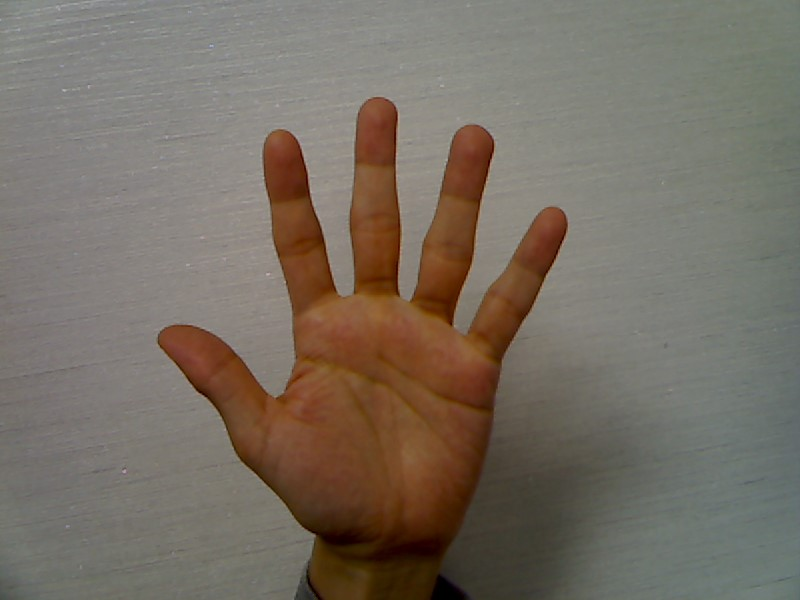
//> input picture part4/handgesture/hand01.jpg, 800 x 600 px
$ ./main   (built with g++ and OpenCV 4)
//> lines starting //> are read from the running program, lines starting //| are printed output that depends on the picture; after the words box and inside, x2 and y2 are one past the last pixel; in counts of white or black regions, pixels touching at a corner belong together
#pragma warning(disable: 4819)

#include "opencv2/opencv.hpp"
#include <iostream>

using namespace cv;
using namespace std;

double getAngle(Point p1, Point p2, Point p3);

int main(int argc, char* argv[])
{
	Mat src;

	if (argc < 2) {
		src = imread("hand01.jpg", IMREAD_COLOR);
//> src is the input picture: 600 rows x 800 cols, CV_8UC3; mean B, G, R 99.1, 110.2, 119.1
	} else {
		src = imread(argv[1], IMREAD_COLOR);
	}

	if (src.empty()) {
		cerr << "Image load failed!" << endl;
		return -1;
	}

	Mat src_hsv;
	cvtColor(src, src_hsv, COLOR_BGR2HSV);
//> src_hsv: 600 rows x 800 cols, CV_8UC3; mean H, S, V 29.5, 52.5, 120.6

	Mat skin;
	Scalar lowerb(0, 100, 0);
	Scalar upperb(30, 255, 255);
	inRange(src_hsv, lowerb, upperb, skin);
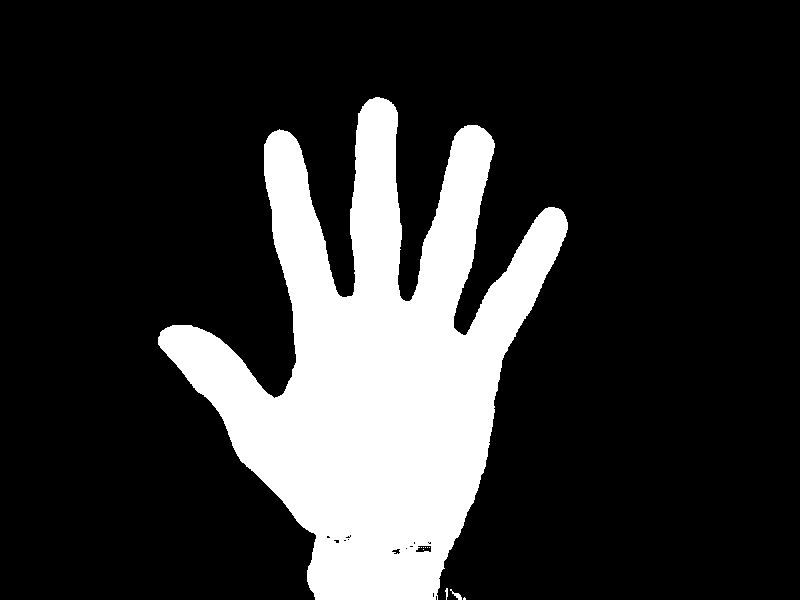
//> skin: 600 rows x 800 cols, CV_8UC1; 19.5% white; 10 white regions (7 under 20 px), largest, box (x1, y1, x2, y2) and area: (158, 97, 568, 600) 93335, (450, 589, 462, 600) 46, (445, 588, 448, 600) 23

	erode(skin, skin, Mat());
	dilate(skin, skin, Mat());
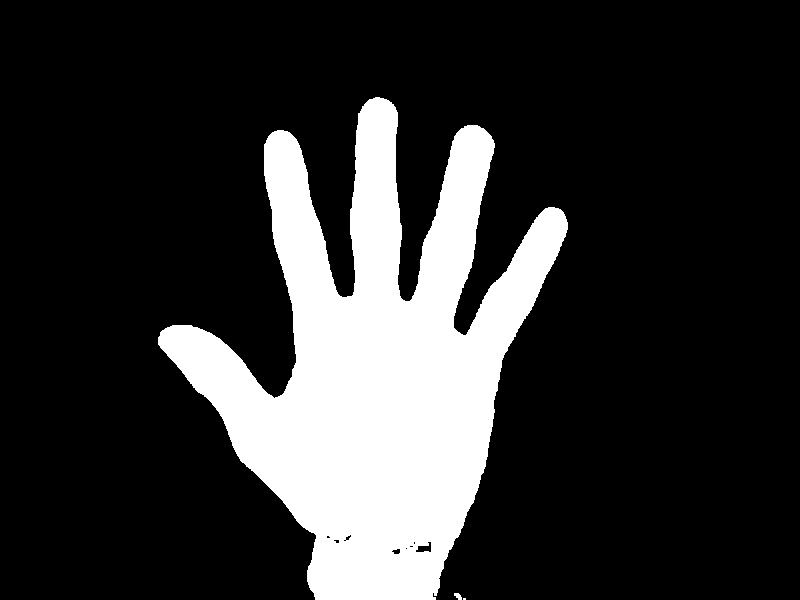
//> skin: 600 rows x 800 cols, CV_8UC1; 19.4% white; 3 white regions (1 under 20 px)

	imshow("src", src);
	imshow("skin area", skin);

	vector<vector<Point> > contours;
	findContours(skin, contours, noArray(), RETR_EXTERNAL, CHAIN_APPROX_SIMPLE);
//> contours = 3 contours, 1 with area under 20; largest, box (x1, y1, x2, y2) and area: (158, 97, 568, 600) 92266, (454, 593, 462, 600) 26

	if (contours.size() < 1) {
		cout << "Hand is not found!" << endl;
		return 0;
	}

	int max_idx = 0;
	double max_area = contourArea(contours[0]);
//> max_area = 2
	for (unsigned i = 1; i < contours.size(); i++) {
		if (contourArea(contours[i]) > max_area) {
			max_area = contourArea(contours[i]);
			max_idx = i;
		}
	}
//> this loop made 2 passes
//> max_area on passes 1 to 2: 25.5, 92265.5
//> after the loop, max_area = 92265.5; max_idx = 2

	Mat dst = src.clone();
	vector<Point> hand_contour = contours[max_idx];
//> hand_contour = contour of 962 points, box (x1, y1, x2, y2) (158, 97, 568, 600), area 92266
	vector<int> hull;
	vector<Vec4i> defects;

	convexHull(hand_contour, hull);
//> hull = 21 values, max 961 at index 0, min 0 at index 20, mean 492.3
	convexityDefects(hand_contour, hull, defects);
//> defects = 15 items, first 8: [0, 4, 3, 243], [4, 148, 53, 46322], [148, 150, 149, 114], [151, 300, 240, 35215], [300, 302, 301, 285], [303, 436, 409, 8808], [437, 500, 459, 1642], [500, 635, 555, 5108]

#if 0
	vector<Point> hull_pts;
	for (unsigned i = 0; i < hull.size(); i++) {
		hull_pts.push_back(hand_contour[hull[i]]);
		//circle(dst, hand_contour[hull[i]], 5, Scalar(0, 255, 255), 1);
	}
	drawContours(dst, vector<vector<Point>>(1, hull_pts), 0, Scalar(255, 0, 0), 2);
#endif

	for (Vec4i v : defects) {
		Point ptStart = hand_contour[v[0]];
		Point ptEnd = hand_contour[v[1]];
		Point ptFar = hand_contour[v[2]];
		float depth = v[3] / 256.f;

		if (getAngle(ptStart, ptFar, ptEnd) > 90) continue;

		if (depth > 50) {
			line(dst, ptStart, ptFar, Scalar(0, 255, 0), 2);
			line(dst, ptEnd, ptFar, Scalar(0, 255, 0), 2);
			circle(dst, ptStart, 5, Scalar(0, 0, 255), 2);
			circle(dst, ptEnd, 5, Scalar(0, 0, 255), 2);
			circle(dst, ptFar, 5, Scalar(255, 0, 255), 2);
		}
	}
//> this loop made 15 passes
//> (v, ptStart, ptEnd, ptFar, depth, a in getAngle, b in getAngle, up in getAngle) on passes 1 to 5: ([0, 4, 3, 243], Point(375, 97), Point(369, 99), Point(372, 99), 0.949, Point(3, -2), Point(-3, 0), -9), ([4, 148, 53, 46322], Point(369, 99), Point(274, 131), Point(351, 296), 180.9, Point(18, -197), Point(-77, -165), 31119), ([148, 150, 149, 114], Point(274, 131), Point(272, 132), Point(273, 132), 0.445, Point(1, -1), Point(-1, 0), -1), ([151, 300, 240, 35215], Point(268, 136), Point(160, 332), Point(284, 392), 137.6, Point(-16, -256), Point(-124, -60), 17344), ([300, 302, 301, 285], Point(160, 332), Point(158, 337), Point(160, 335), 1.11, Point(0, -3), Point(-2, 2), -6)
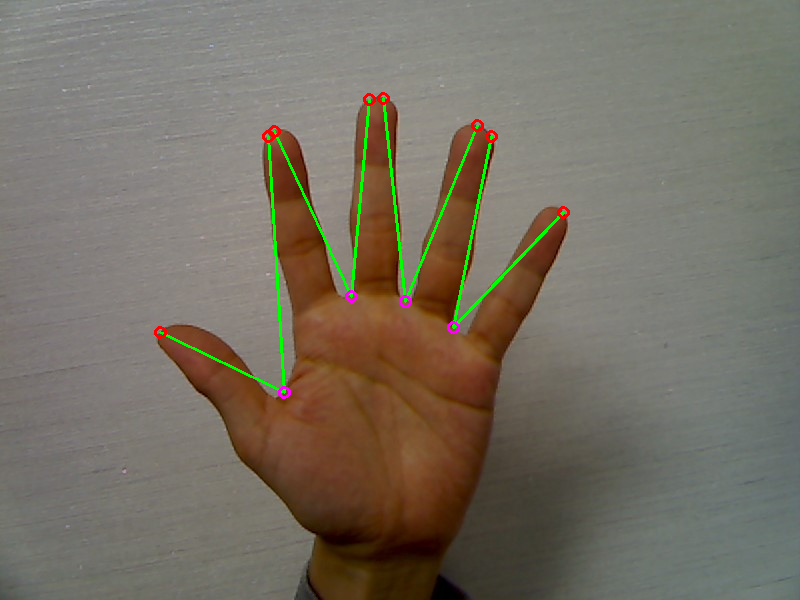
//> dst: 600 rows x 800 cols, CV_8UC3; 1.1% of pixels changed, all inside (x1, y1, x2, y2) = (154, 92, 570, 399)

	imshow("dst", dst);

	waitKey(0);
	return 0;
}

double getAngle(Point p1, Point p2, Point p3)
{
	Point a = p1 - p2;
	Point b = p3 - p2;

	double up = a.x * b.x + a.y * b.y;
	double dn = sqrt(a.x * a.x + a.y * a.y) * sqrt(b.x * b.x + b.y * b.y);

	return (acos(up / dn) * 180 / CV_PI);
}
